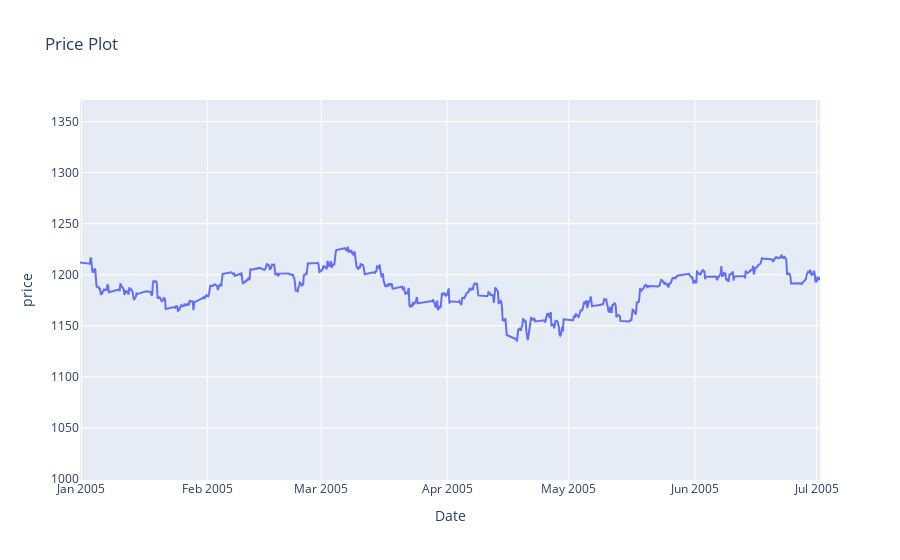

This figure's notebook cell:
### Code cell
sp500_data = go.Scatter(x=candle_data_2003_2006.index, y=candle_data_2003_2006['mid_c'])
layout = go.Layout(title='Price Plot', xaxis=dict(title='Date'), yaxis=dict(title='price'))
fig = go.Figure(data=[sp500_data], layout=layout)
fig.show()

### Figure 1 — Plotly figure (JSON) as saved in the notebook; plotly's stock layout.template omitted (floating-point values rounded to 4 significant figures; data arrays with more than 128 entries replaced by an {"elided": "..."} marker saying what was removed)
{"data": [{"type": "scatter", "x": {"elided": "5626 str values"}, "y": {"elided": "5626 float values"}}], "layout": {"autosize": true, "dragmode": "pan", "title": {"text": "Price Plot"}, "xaxis": {"autorange": false, "range": ["2004-12-31 15:32:38.2274", "2005-07-01 19:55:05.1897"], "title": {"text": "Date"}, "type": "date"}, "yaxis": {"autorange": false, "range": [999.1, 1371.0], "title": {"text": "price"}, "type": "linear"}}}
